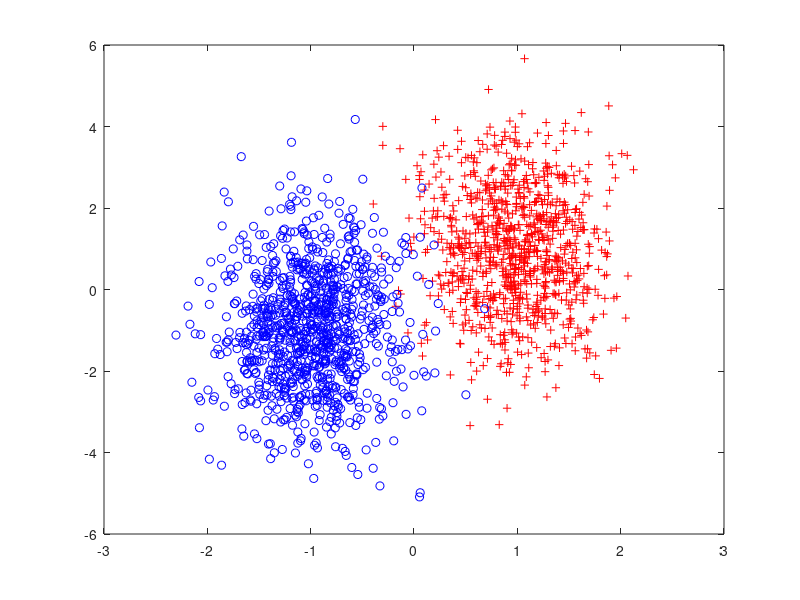
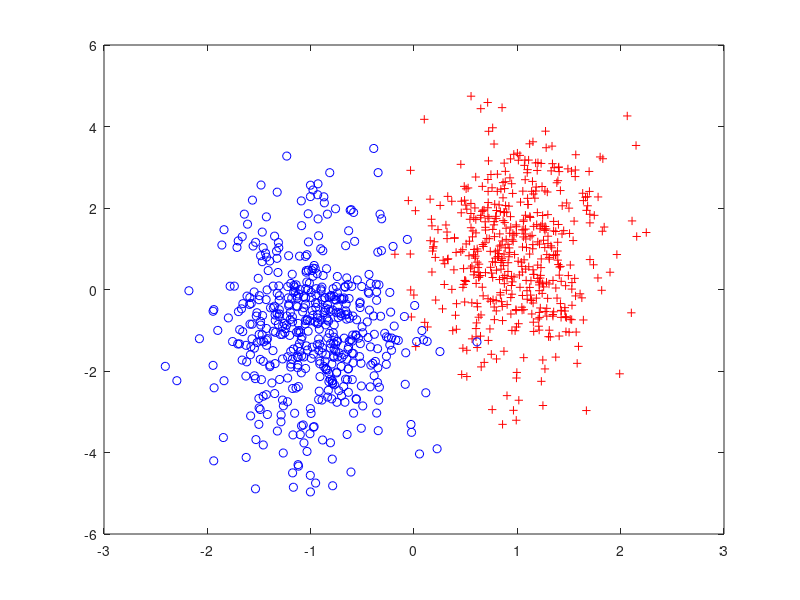

Here is the MATLAB script that generated these plots, in order:
nPos = 1000;
nNeg = 1000;
y1=ones(nPos,1);
y2=-ones(nNeg,1);
x1 = mvnrnd([1,1],[0.2,0;0,2],nPos);
x2 = mvnrnd([-1,-1],[0.2,0;0,2],nNeg);
label = [y1;y2];
train = [x1;x2];
figure;
plot(x1(:,1),x1(:,2),'r+',x2(:,1),x2(:,2),'bo');
save('mydata.mat','label','train');

nPos = 500;
nNeg = 500;
y1=ones(nPos,1);
y2=-ones(nNeg,1);
x1 = mvnrnd([1,1],[0.2,0;0,2],nPos);
x2 = mvnrnd([-1,-1],[0.2,0;0,2],nNeg);
L = [y1;y2];
test = [x1;x2];
figure;
plot(x1(:,1),x1(:,2),'r+',x2(:,1),x2(:,2),'bo');
save('mydatafortest.mat','L','test');
